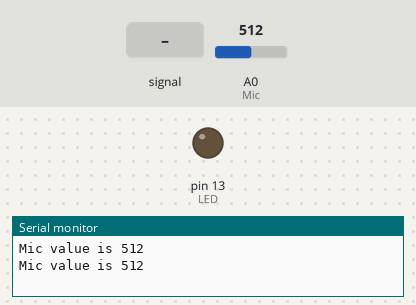
The sketch below on a simulated Arduino Uno, built with avr-gcc and run on an emulated ATmega328P. Shown: output pins drawn as LEDs (lit = HIGH), the last lines printed to the serial monitor. Inputs (shaded band) come from the test bench; at power-on: A0 (Mic) = 512.

Above: at 1.8 s.
1.9 s: A0 (Mic) fed a 1000 Hz sine of ±255 counts around its level
At 5.8 s:
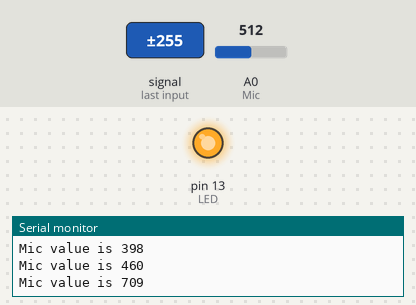
6.0 s: A0 (Mic) set to 710
At 6.8 s:
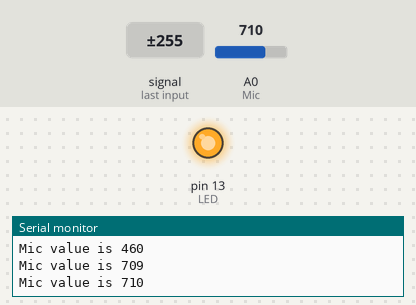
7.5 s: A0 (Mic) set to 691
At 8.6 s:
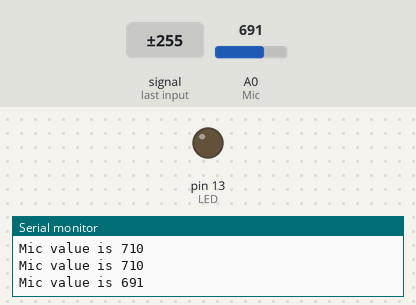
9.5 s: A0 (Mic) set to 716
At 11.3 s:
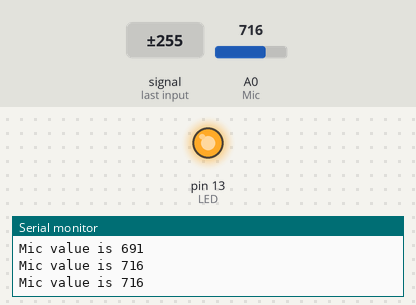
Timing chart, 0 to 12.5 s (numbered marks = the images above; inputs shaded):
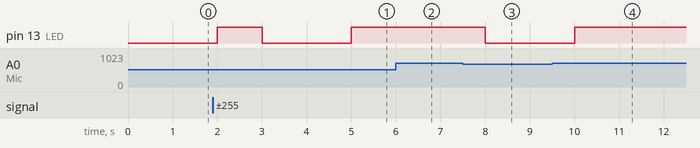

The sketch:

MIC_SENSOR_SERIAL.ino
```cpp
int Mic=A0;
int LED=13;
int val;
void setup(){
pinMode(Mic, INPUT);
pinMode(LED,OUTPUT);
Serial.begin(9600);
}
void loop(){
val=analogRead(Mic);
Serial.print("Mic value is ");
Serial.println(val);
if(val>700)
{
digitalWrite(LED, HIGH);
delay(1000);
} else
{
digitalWrite(LED, LOW);
delay(1000);
}
}
```

Measured:
- the behaviour switches between 701 and 700 on A0 (Mic) (found by bisection; images 2 and 3)
- after the input at 1.9 s, pin 13 (LED): LOW → HIGH after 0.10 s, → LOW 1.0 s later, → HIGH 2.0 s later
- after the input at 6.0 s, pin 13 (LED): stays HIGH (without the input it goes to LOW after 0.00 s)
- after the input at 7.5 s, pin 13 (LED): HIGH → LOW after 0.50 s
- after the input at 9.5 s, pin 13 (LED): LOW → HIGH after 0.50 s
